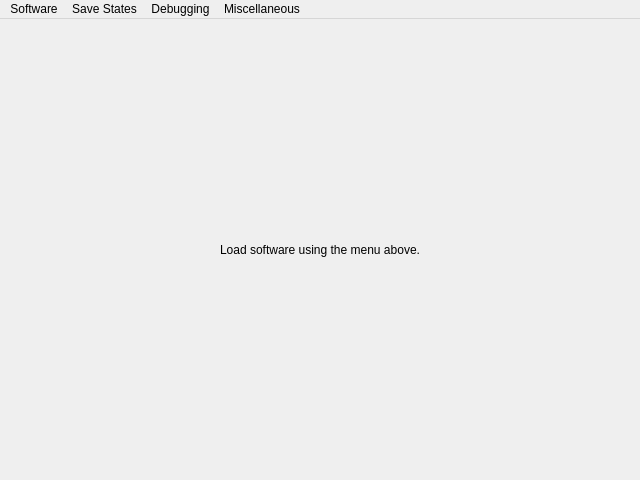
<?xml version="1.0" encoding="UTF-8"?>
<ui version="4.0">
 <class>MainWindow</class>
 <widget class="QMainWindow" name="MainWindow">
  <property name="geometry">
   <rect>
    <x>0</x>
    <y>0</y>
    <width>640</width>
    <height>480</height>
   </rect>
  </property>
  <property name="windowTitle">
   <string>ClownMDEmu</string>
  </property>
  <property name="windowIcon">
   <iconset resource="build/Qt6-Debug/.qt/rcc/icons.qrc">
    <normaloff>:/icon-qt.png</normaloff>:/icon-qt.png</iconset>
  </property>
  <widget class="QWidget" name="centralwidget">
   <property name="minimumSize">
    <size>
     <width>640</width>
     <height>434</height>
    </size>
   </property>
   <layout class="QHBoxLayout" name="horizontalLayout">
    <item>
     <widget class="QLabel" name="label">
      <property name="text">
       <string>Load software using the menu above.</string>
      </property>
      <property name="scaledContents">
       <bool>false</bool>
      </property>
      <property name="alignment">
       <set>Qt::AlignmentFlag::AlignCenter</set>
      </property>
     </widget>
    </item>
   </layout>
  </widget>
  <widget class="QMenuBar" name="menubar">
   <property name="geometry">
    <rect>
     <x>0</x>
     <y>0</y>
     <width>640</width>
     <height>23</height>
    </rect>
   </property>
   <widget class="QMenu" name="menuSoftware">
    <property name="title">
     <string>Software</string>
    </property>
    <addaction name="actionLoad_Cartridge_File"/>
    <addaction name="actionUnload_Cartridge_File"/>
    <addaction name="separator"/>
    <addaction name="actionLoad_CD_File"/>
    <addaction name="actionUnload_CD_File"/>
    <addaction name="separator"/>
    <addaction name="actionPause"/>
    <addaction name="actionReset"/>
   </widget>
   <widget class="QMenu" name="menuDebugging">
    <property name="title">
     <string>Debugging</string>
    </property>
    <addaction name="actionToggles"/>
    <addaction name="actionCPUs"/>
   </widget>
   <widget class="QMenu" name="menuMisc">
    <property name="title">
     <string>Miscellaneous</string>
    </property>
    <addaction name="actionFullscreen"/>
    <addaction name="actionOptions"/>
    <addaction name="actionAbout"/>
    <addaction name="separator"/>
    <addaction name="actionExit"/>
   </widget>
   <widget class="QMenu" name="menuSave_States">
    <property name="title">
     <string>Save States</string>
    </property>
    <addaction name="actionQuick_Save"/>
    <addaction name="actionQuick_Load"/>
    <addaction name="separator"/>
    <addaction name="actionSave_to_File"/>
    <addaction name="actionLoad_from_File"/>
   </widget>
   <addaction name="menuSoftware"/>
   <addaction name="menuSave_States"/>
   <addaction name="menuDebugging"/>
   <addaction name="menuMisc"/>
  </widget>
  <action name="actionLoad_Cartridge_File">
   <property name="text">
    <string>Load Cartridge File...</string>
   </property>
  </action>
  <action name="actionCPUs">
   <property name="enabled">
    <bool>false</bool>
   </property>
   <property name="text">
    <string>CPUs</string>
   </property>
  </action>
  <action name="actionAbout">
   <property name="text">
    <string>About</string>
   </property>
  </action>
  <action name="actionUnload_Cartridge_File">
   <property name="enabled">
    <bool>false</bool>
   </property>
   <property name="text">
    <string>Unload Cartridge File</string>
   </property>
  </action>
  <action name="actionPause">
   <property name="checkable">
    <bool>true</bool>
   </property>
   <property name="enabled">
    <bool>false</bool>
   </property>
   <property name="text">
    <string>Pause</string>
   </property>
   <property name="shortcut">
    <string>Pause</string>
   </property>
  </action>
  <action name="actionReset">
   <property name="enabled">
    <bool>false</bool>
   </property>
   <property name="text">
    <string>Reset</string>
   </property>
   <property name="shortcut">
    <string>Tab</string>
   </property>
  </action>
  <action name="actionFullscreen">
   <property name="checkable">
    <bool>true</bool>
   </property>
   <property name="enabled">
    <bool>true</bool>
   </property>
   <property name="text">
    <string>Fullscreen</string>
   </property>
   <property name="shortcut">
    <string>F11</string>
   </property>
  </action>
  <action name="actionExit">
   <property name="text">
    <string>Exit</string>
   </property>
  </action>
  <action name="actionOptions">
   <property name="text">
    <string>Options</string>
   </property>
  </action>
  <action name="actionToggles">
   <property name="text">
    <string>Toggles</string>
   </property>
  </action>
  <action name="actionLoad_CD_File">
   <property name="text">
    <string>Load CD File...</string>
   </property>
  </action>
  <action name="actionUnload_CD_File">
   <property name="enabled">
    <bool>false</bool>
   </property>
   <property name="text">
    <string>Unload CD File</string>
   </property>
  </action>
  <action name="actionQuick_Save">
   <property name="enabled">
    <bool>false</bool>
   </property>
   <property name="text">
    <string>Quick Save</string>
   </property>
   <property name="shortcut">
    <string>F5</string>
   </property>
  </action>
  <action name="actionQuick_Load">
   <property name="enabled">
    <bool>false</bool>
   </property>
   <property name="text">
    <string>Quick Load</string>
   </property>
   <property name="shortcut">
    <string>F9</string>
   </property>
  </action>
  <action name="actionSave_to_File">
   <property name="enabled">
    <bool>false</bool>
   </property>
   <property name="text">
    <string>Save to File...</string>
   </property>
  </action>
  <action name="actionLoad_from_File">
   <property name="enabled">
    <bool>false</bool>
   </property>
   <property name="text">
    <string>Load from File...</string>
   </property>
  </action>
 </widget>
 <resources>
  <include location="build/Qt6-Debug/.qt/rcc/icons.qrc"/>
 </resources>
 <connections/>
</ui>
